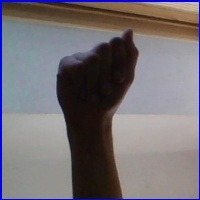
#> input picture assets/dataset_reference/A.jpg, 200 x 200 px
$ python -i preprocess.py   (imports and definitions only)
#> lines starting #> are read from the running program, lines starting #| are printed output that depends on the picture
"""Hand mask, silhouette matching, plain gray background — match competition training."""

from __future__ import annotations

import numpy as np
from PIL import Image, ImageDraw, ImageEnhance, ImageFilter, ImageOps

try:
    import mediapipe as mp

    _MP_HANDS = mp.solutions.hands.Hands(
        static_image_mode=False,
        max_num_hands=1,
        min_detection_confidence=0.40,
        min_tracking_confidence=0.40,
    )
    _HAND_CONNECTIONS = list(mp.solutions.hands.HAND_CONNECTIONS)
    MEDIAPIPE_OK = True
except Exception:
    mp = None
    _MP_HANDS = None
    _HAND_CONNECTIONS = []
    MEDIAPIPE_OK = False

TRAIN_CANVAS_SIZE = 200
TRAIN_BG_RGB = (198, 198, 198)
HAND_DARK_RGB = (35, 35, 38)
HAND_FILL_RATIO = 0.86


def mirror_frame(image: np.ndarray) -> np.ndarray:
    return np.fliplr(image).copy()


# [59 lines left out: functions _convex_hull, _center_square_crop, _expand_mask, _apply_silhouette, not called in this run]


def _crop_and_mask_with_mediapipe(rgb: np.ndarray, padding: float = 0.48):
    if not MEDIAPIPE_OK:
        return None

    h, w = rgb.shape[:2]
    result = _MP_HANDS.process(rgb)
    if not result.multi_hand_landmarks:
        return None

    landmarks = result.multi_hand_landmarks[0].landmark
    pts = [(lm.x * w, lm.y * h) for lm in landmarks]

    xs = [p[0] for p in pts]
    ys = [p[1] for p in pts]
    x1, x2 = min(xs), max(xs)
    y1, y2 = min(ys), max(ys)

    pad = max(x2 - x1, y2 - y1) * padding
    x1 = int(max(0, x1 - pad))
    y1 = int(max(0, y1 - pad))
    x2 = int(min(w, x2 + pad))
    y2 = int(min(h, y2 + pad))
    if x2 <= x1 or y2 <= y1:
        return None

    crop = rgb[y1:y2, x1:x2].copy()
    ch, cw = crop.shape[:2]
    rel_pts = [(int(x - x1), int(y - y1)) for x, y in pts]

    mask = Image.new("L", (cw, ch), 0)
    draw = ImageDraw.Draw(mask)

    hull = _convex_hull(rel_pts)
    if len(hull) >= 3:
        draw.polygon(hull, fill=230)

    line_w = max(20, int(max(cw, ch) * 0.13))
    rad = max(12, line_w // 2)
    for a, b in _HAND_CONNECTIONS:
        xa, ya = rel_pts[a]
        xb, yb = rel_pts[b]
        draw.line((xa, ya, xb, yb), fill=255, width=line_w)
    for x, y in rel_pts:
        draw.ellipse((x - rad, y - rad, x + rad, y + rad), fill=255)

    mask = np.array(mask.filter(ImageFilter.GaussianBlur(radius=max(4, line_w // 4))))
    mask = _expand_mask(mask, pixels=4)
    mask = np.array(ImageOps.autocontrast(Image.fromarray(mask)))

    crop = _apply_silhouette(crop, mask)
    return crop, mask


# [30 lines left out: functions composite_on_training_background, match_dataset_contrast, not called in this run]


def prepare_webcam_frame(
    image: np.ndarray,
    *,
    mirror: bool = True,
    use_hand_crop: bool = True,
    gray_background: bool = True,
    match_dataset_style: bool = True,
) -> tuple[Image.Image, str]:
    if image is None:
        raise ValueError("empty frame")

    rgb = image
    if rgb.ndim == 2:
        rgb = np.stack([rgb] * 3, axis=-1)
    if rgb.shape[-1] == 4:
        rgb = rgb[..., :3]
    if mirror:
        rgb = mirror_frame(rgb)

    mask = None
    if use_hand_crop:
        detected = _crop_and_mask_with_mediapipe(rgb)
        if detected is not None:
            region, mask = detected
            note = "hand mask + silhouette + gray bg"
        else:
            region = _center_square_crop(rgb)
            note = "center crop — show hand closer"
    else:
        region = _center_square_crop(rgb, scale=0.85)
        note = "center crop"

    if gray_background:
        region = composite_on_training_background(region, mask=mask)

    pil = Image.fromarray(region).convert("RGB")
    if match_dataset_style:
        pil = match_dataset_contrast(pil)
        note += " + contrast match"

    return pil, note

>>> import cv2
>>> picture = cv2.imread('../assets/dataset_reference/A.jpg', cv2.IMREAD_GRAYSCALE)
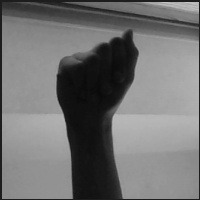
#> picture: shape (200, 200); min 9, max 202, mean 113.8
>>> result = prepare_webcam_frame(picture)
#> in mirror_frame, `return np.fliplr(image).copy()`:
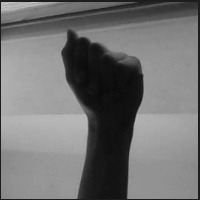
#> returned value: shape (200, 200, 3); min 9, max 202, mean 113.8
#> (the run stopped early here; a loop or call above may not have finished)

$ run again, on assets/dataset_reference/B.jpg
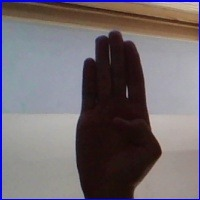
#> input picture assets/dataset_reference/B.jpg, 200 x 200 px
#> `picture = cv2.imread('../assets/dataset_reference/A.jpg', cv2.IMREAD_G..`:
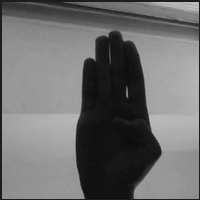
#> picture: shape (200, 200); min 8, max 202, mean 109.2
#> in mirror_frame, `return np.fliplr(image).copy()`:
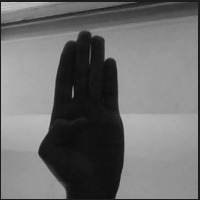
#> returned value: shape (200, 200, 3); min 8, max 202, mean 109.2

$ run again, on assets/dataset_reference/C.jpg
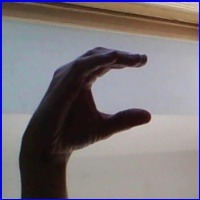
#> input picture assets/dataset_reference/C.jpg, 200 x 200 px
#> `picture = cv2.imread('../assets/dataset_reference/A.jpg', cv2.IMREAD_G..`:
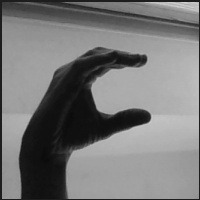
#> picture: shape (200, 200); min 10, max 209, mean 119.7
#> in mirror_frame, `return np.fliplr(image).copy()`:
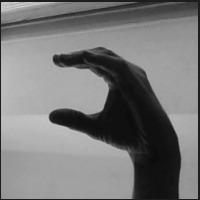
#> returned value: shape (200, 200, 3); min 10, max 209, mean 119.7

$ run again, on assets/dataset_reference/D.jpg
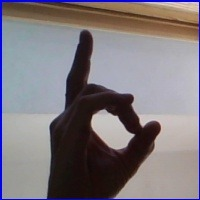
#> input picture assets/dataset_reference/D.jpg, 200 x 200 px
#> `picture = cv2.imread('../assets/dataset_reference/A.jpg', cv2.IMREAD_G..`:
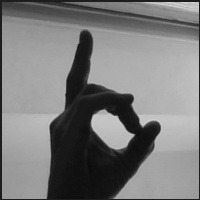
#> picture: shape (200, 200); min 11, max 215, mean 122.8
#> in mirror_frame, `return np.fliplr(image).copy()`:
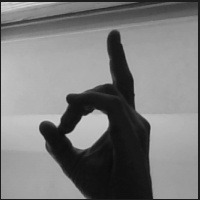
#> returned value: shape (200, 200, 3); min 11, max 215, mean 122.8
